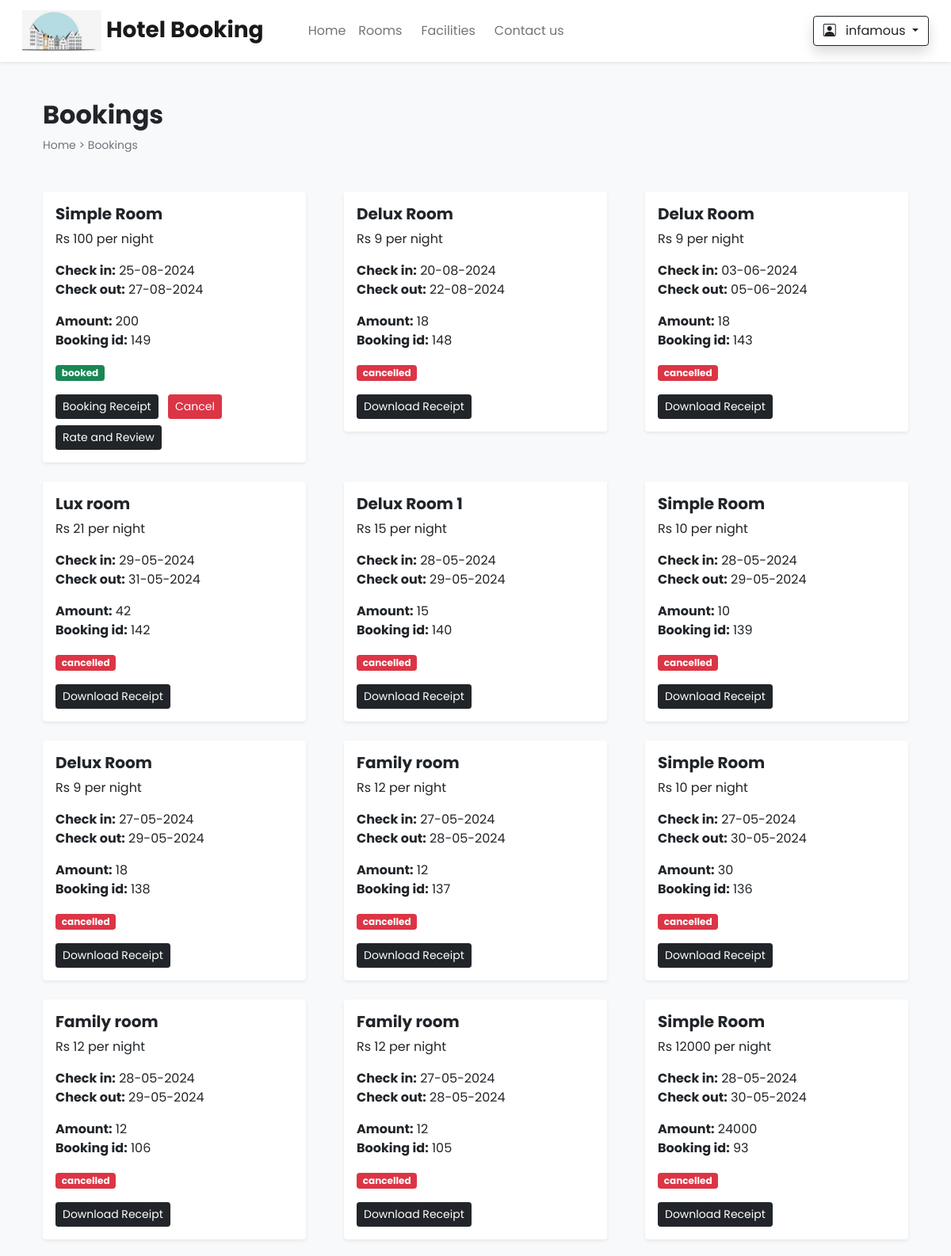
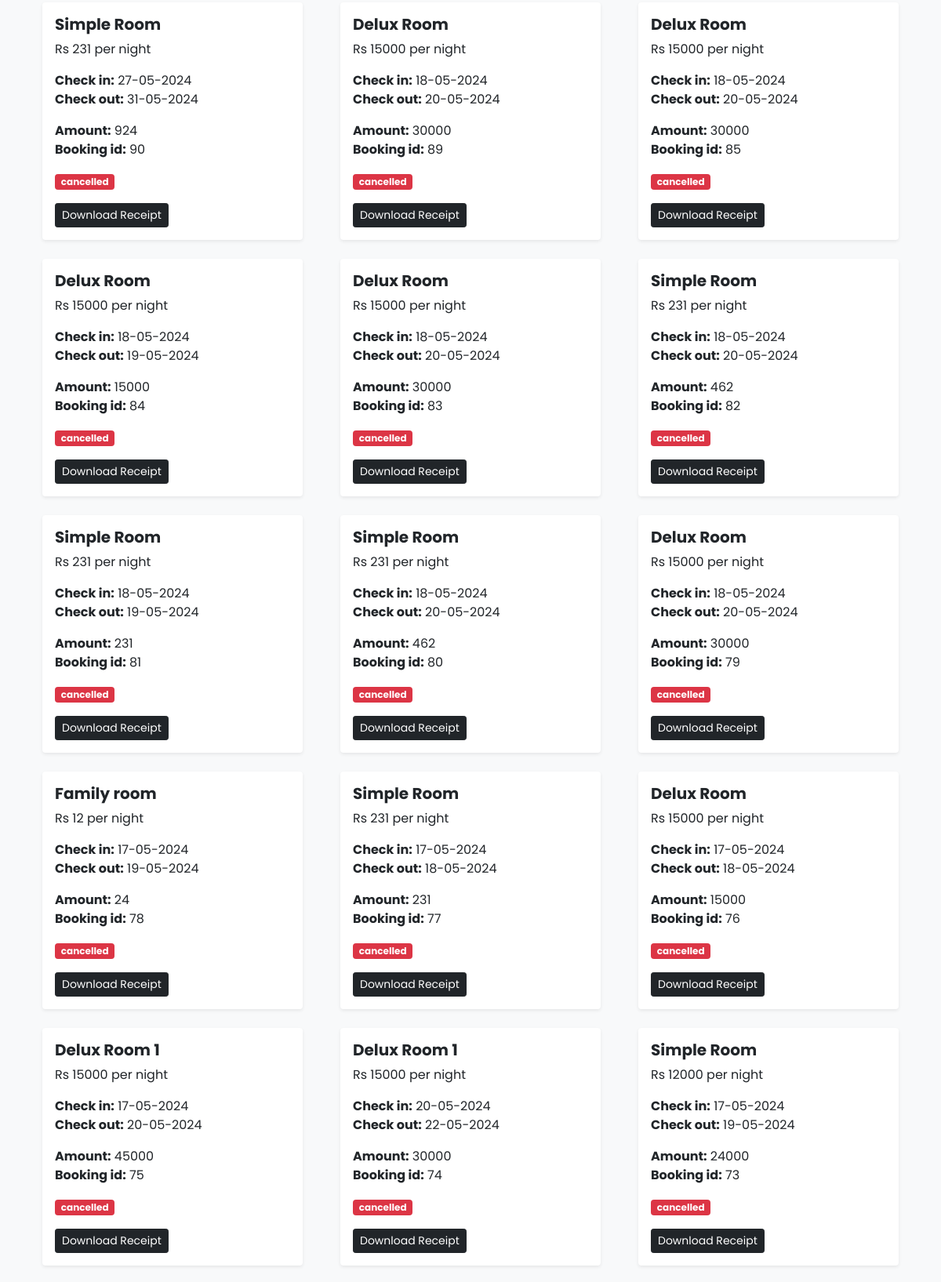
Screenshot of /bookings.php (signed in, upper part) with the database file from the repository (2 pictures, top to bottom).
### tables this page shows
CREATE TABLE `booking_details` (
  `sr_no` int(11) NOT NULL,
  `booking_id` int(11) NOT NULL,
  `room_name` varchar(130) NOT NULL,
  `price` int(11) NOT NULL,
  `total_pay` int(11) NOT NULL,
  `room_no` int(11) DEFAULT NULL,
  `user_name` varchar(130) NOT NULL,
  `phonenumber` varchar(130) NOT NULL,
  `address` varchar(130) NOT NULL,
  `no_of_rooms` int(100) NOT NULL,
  `adult` int(13) NOT NULL,
  `children` int(13) NOT NULL
);

CREATE TABLE `booking_order` (
  `booking_id` int(11) NOT NULL,
  `user_id` int(11) NOT NULL,
  `room_id` int(11) NOT NULL,
  `check_in` date NOT NULL,
  `check_out` date NOT NULL,
  `payment` varchar(250) NOT NULL,
  `arival` int(11) NOT NULL DEFAULT 0,
  `refund` int(11) DEFAULT NULL,
  `booking_status` varchar(100) NOT NULL DEFAULT 'pending',
  `order_id` varchar(200) NOT NULL,
  `rate_review` int(11) NOT NULL DEFAULT 0
);

### admin/inc/db_config.php (called while the page is built, shortened)
<?php
function select($sql, $values, $datatypes) {
    $con = $GLOBALS['con'];
    if ($stmt = mysqli_prepare($con, $sql)) {
        mysqli_stmt_bind_param($stmt, $datatypes, ...$values);
        if (mysqli_stmt_execute($stmt)) {
            $res = mysqli_stmt_get_result($stmt);
            return $res;
        } else {
            mysqli_stmt_close($stmt);
            die("Query cannot be executed - select");
        }
    } else {
        die("Query cannot be prepared - select");
    }
}
?>

### bookings.php (the view, shortened to what this page needs)
<!DOCTYPE html>
<html lang="en">
<head>
  <?php require('inc/links.php')
  ?>
</head>
<body class="bg-light">
   <?php require('inc/header.php');
   ?>
  <div class="container">
    <div class="row">
      <div class="col-12 my-5 mb-5 px-4">
        <h2 class="fw-bold ">Bookings</h2>
        <div style="font-size:14px;">
          <a href="index.php" class="text-secondary text-decoration-none">Home</a>
          <span class="text-secondary"> > </span>
          <a href="#" class="text-secondary text-decoration-none">Bookings</a>
        </div>
      </div>
      <?php
     $q = "SELECT bo.*, bd.* FROM `booking_order` bo
     INNER JOIN `booking_details` bd ON bo.booking_id=bd.booking_id
     WHERE ((bo.booking_status = 'booked') OR (bo.booking_status = 'cancelled'))
     AND (bo.user_id=?) ORDER BY bo.booking_id DESC";
     $result = select($q, [$_SESSION['u_id']], 'i');
     while ($data = mysqli_fetch_assoc($result)) {
          $checkin = date("d-m-Y", strtotime($data['check_in']));
          $checkout = date("d-m-Y", strtotime($data['check_out']));
          $status_bg = "";
          $btn = "";
          if ($data['booking_status'] == 'booked') {
              $status_bg = 'bg-success';
              $btn = "<a href='generate_pdf.php?gen_pdf&id=$data[booking_id]' class='btn btn-dark btn-sm shadow-none me-2'>
                      Booking Receipt
                    </a>
                    <button type='button' onclick='cancel_booking($data[booking_id])' class='btn btn-sm btn-danger shadow-none ms'>
                    Cancel
                </button>
                ";
              if($data['rate_review']==0){
                $btn .=" <button  type='button' onclick='review_room($data[booking_id],$data[room_id])' class=' btn btn-dark btn-sm shadow-none mt-2'  data-bs-toggle='modal' data-bs-target='#reviewModal'>
                  Rate and Review
                </button>";
              }
          } else if ($data['booking_status'] == 'cancelled') {
              $status_bg = 'bg-danger';
              if ($data['refund'] == 0) {
                  $btn = "<span class='badge bg-primary'>Refund in process!</span>";
              } else {
                  $btn = "<a href='generate_pdf.php?gen_pdf&id=$data[booking_id]' class='btn btn-dark btn-sm shadow-none'>
                          Download Receipt
                        </a>";
              }
          }
          echo <<<data
                <div class='col-md-4 px-4 mb-4'>
                  <div class='bg-white p-3 rounded shadow-sm'>
                    <h5 class='fw-bold'>$data[room_name]</h5>
                    <p> Rs $data[price] per night</p>
                    <p>
                      <b>Check in:</b> $checkin <br>
                      <b>Check out:</b> $checkout
                    </p>
                    <p>
                      <b>Amount:</b> $data[total_pay] <br>
                      <b>Booking id:</b> $data[booking_id]
                    </p>
                    <p>
                    <span class='badge $status_bg'>$data[booking_status]</span>
                    </p>
                    $btn
                  </div>
                </div>
              data;
      }
      ?>
    </div>
 </div>
</body>
</html>

### css/common.css (style rules this page uses)
:root { --teal:#2ec1ac; --teal_hover:#279e8c; }
* { font-family: 'Poppins', sans-serif; }

### rows the page displays
booking_details: room_name "Simple Room", price "100", booking.check_in "25-08-2024", booking.check_out "27-08-2024", total_pay "200", booking "149", booking.booking_status "booked"
booking_details: room_name "Delux Room", price "9", booking.check_in "20-08-2024", booking.check_out "22-08-2024", total_pay "18", booking "148", booking.booking_status "cancelled"
booking_details: room_name "Delux Room", price "9", booking.check_in "03-06-2024", booking.check_out "05-06-2024", total_pay "18", booking "143", booking.booking_status "cancelled"
booking_details: room_name "Lux room", price "21", booking.check_in "29-05-2024", booking.check_out "31-05-2024", total_pay "42", booking "142", booking.booking_status "cancelled"
booking_details: room_name "Delux Room 1", price "15", booking.check_in "28-05-2024", booking.check_out "29-05-2024", total_pay "15", booking "140", booking.booking_status "cancelled"
booking_details: room_name "Simple Room", price "10", booking.check_in "28-05-2024", booking.check_out "29-05-2024", total_pay "10", booking "139", booking.booking_status "cancelled"
booking_details: room_name "Delux Room", price "9", booking.check_in "27-05-2024", booking.check_out "29-05-2024", total_pay "18", booking "138", booking.booking_status "cancelled"
booking_details: room_name "Family room", price "12", booking.check_in "27-05-2024", booking.check_out "28-05-2024", total_pay "12", booking "137", booking.booking_status "cancelled"
booking_details: room_name "Simple Room", price "10", booking.check_in "27-05-2024", booking.check_out "30-05-2024", total_pay "30", booking "136", booking.booking_status "cancelled"
booking_details: room_name "Family room", price "12", booking.check_in "28-05-2024", booking.check_out "29-05-2024", total_pay "12", booking "106", booking.booking_status "cancelled"
booking_details: room_name "Family room", price "12", booking.check_in "27-05-2024", booking.check_out "28-05-2024", total_pay "12", booking "105", booking.booking_status "cancelled"
booking_details: room_name "Simple Room", price "12000", booking.check_in "28-05-2024", booking.check_out "30-05-2024", total_pay "24000", booking "93", booking.booking_status "cancelled"
booking_details: room_name "Simple Room", price "231", booking.check_in "27-05-2024", booking.check_out "31-05-2024", total_pay "924", booking "90", booking.booking_status "cancelled"
booking_details: room_name "Delux Room", price "15000", booking.check_in "18-05-2024", booking.check_out "20-05-2024", total_pay "30000", booking "89", booking.booking_status "cancelled"
booking_details: room_name "Delux Room", price "15000", booking.check_in "18-05-2024", booking.check_out "20-05-2024", total_pay "30000", booking "85", booking.booking_status "cancelled"
booking_details: room_name "Delux Room", price "15000", booking.check_in "18-05-2024", booking.check_out "19-05-2024", total_pay "15000", booking "84", booking.booking_status "cancelled"
booking_details: room_name "Delux Room", price "15000", booking.check_in "18-05-2024", booking.check_out "20-05-2024", total_pay "30000", booking "83", booking.booking_status "cancelled"
booking_details: room_name "Simple Room", price "231", booking.check_in "18-05-2024", booking.check_out "20-05-2024", total_pay "462", booking "82", booking.booking_status "cancelled"
booking_details: room_name "Simple Room", price "231", booking.check_in "18-05-2024", booking.check_out "19-05-2024", total_pay "231", booking "81", booking.booking_status "cancelled"
booking_details: room_name "Simple Room", price "231", booking.check_in "18-05-2024", booking.check_out "20-05-2024", total_pay "462", booking "80", booking.booking_status "cancelled"
booking_details: room_name "Delux Room", price "15000", booking.check_in "18-05-2024", booking.check_out "20-05-2024", total_pay "30000", booking "79", booking.booking_status "cancelled"
booking_details: room_name "Family room", price "12", booking.check_in "17-05-2024", booking.check_out "19-05-2024", total_pay "24", booking "78", booking.booking_status "cancelled"
booking_details: room_name "Simple Room", price "231", booking.check_in "17-05-2024", booking.check_out "18-05-2024", total_pay "231", booking "77", booking.booking_status "cancelled"
booking_details: room_name "Delux Room", price "15000", booking.check_in "17-05-2024", booking.check_out "18-05-2024", total_pay "15000", booking "76", booking.booking_status "cancelled"
booking_details: room_name "Delux Room 1", price "15000", booking.check_in "17-05-2024", booking.check_out "20-05-2024", total_pay "45000", booking "75", booking.booking_status "cancelled"
booking_details: room_name "Delux Room 1", price "15000", booking.check_in "20-05-2024", booking.check_out "22-05-2024", total_pay "30000", booking "74", booking.booking_status "cancelled"
booking_details: room_name "Simple Room", price "12000", booking.check_in "17-05-2024", booking.check_out "19-05-2024", total_pay "24000", booking "73", booking.booking_status "cancelled"

### other values shown
$_SESSION['u_name'] "infamous"
